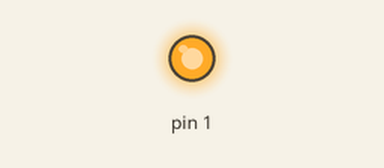
Simulated run of this sketch. Board: Arduino Uno, built with avr-gcc and run on an emulated ATmega328P. Shown: output pins drawn as LEDs (lit = HIGH).

Above: at 1.2 s.
At 3.7 s:
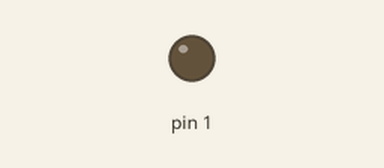
Timing chart, 0 to 6.5 s (numbered marks = the images above):
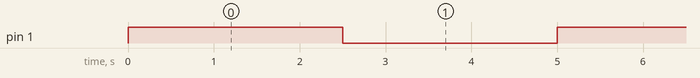

Measured:
- by itself, pin 1: alternates HIGH for 2.5 s and LOW for 2.5 s

The sketch:

Practica02-1-1.ino
```cpp
void setup()
{
pinMode(1, OUTPUT);
}
void loop()
{
digitalWrite(1,HIGH);
delay(2500);
digitalWrite(1,LOW);
delay(2500);
}
```
